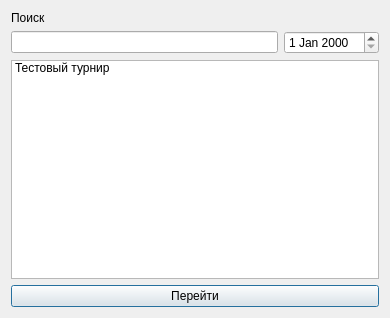
<?xml version="1.0" encoding="UTF-8"?>
<ui version="4.0">
 <class>ChooseTournamentDialog</class>
 <widget class="QDialog" name="ChooseTournamentDialog">
  <property name="geometry">
   <rect>
    <x>0</x>
    <y>0</y>
    <width>390</width>
    <height>318</height>
   </rect>
  </property>
  <property name="windowTitle">
   <string>Dialog</string>
  </property>
  <layout class="QGridLayout" name="gridLayout">
   <item row="0" column="0">
    <layout class="QVBoxLayout" name="verticalLayout">
     <item>
      <widget class="QLabel" name="label">
       <property name="text">
        <string>Поиск</string>
       </property>
      </widget>
     </item>
     <item>
      <layout class="QHBoxLayout" name="horizontalLayout">
       <item>
        <widget class="QLineEdit" name="lineEdit"/>
       </item>
       <item>
        <widget class="QDateEdit" name="dateEdit"/>
       </item>
      </layout>
     </item>
    </layout>
   </item>
   <item row="2" column="0">
    <widget class="QPushButton" name="pushButton">
     <property name="text">
      <string>Перейти</string>
     </property>
    </widget>
   </item>
   <item row="1" column="0">
    <widget class="QListWidget" name="listWidget">
     <item>
      <property name="text">
       <string>Тестовый турнир</string>
      </property>
     </item>
    </widget>
   </item>
  </layout>
 </widget>
 <resources/>
 <connections/>
</ui>
